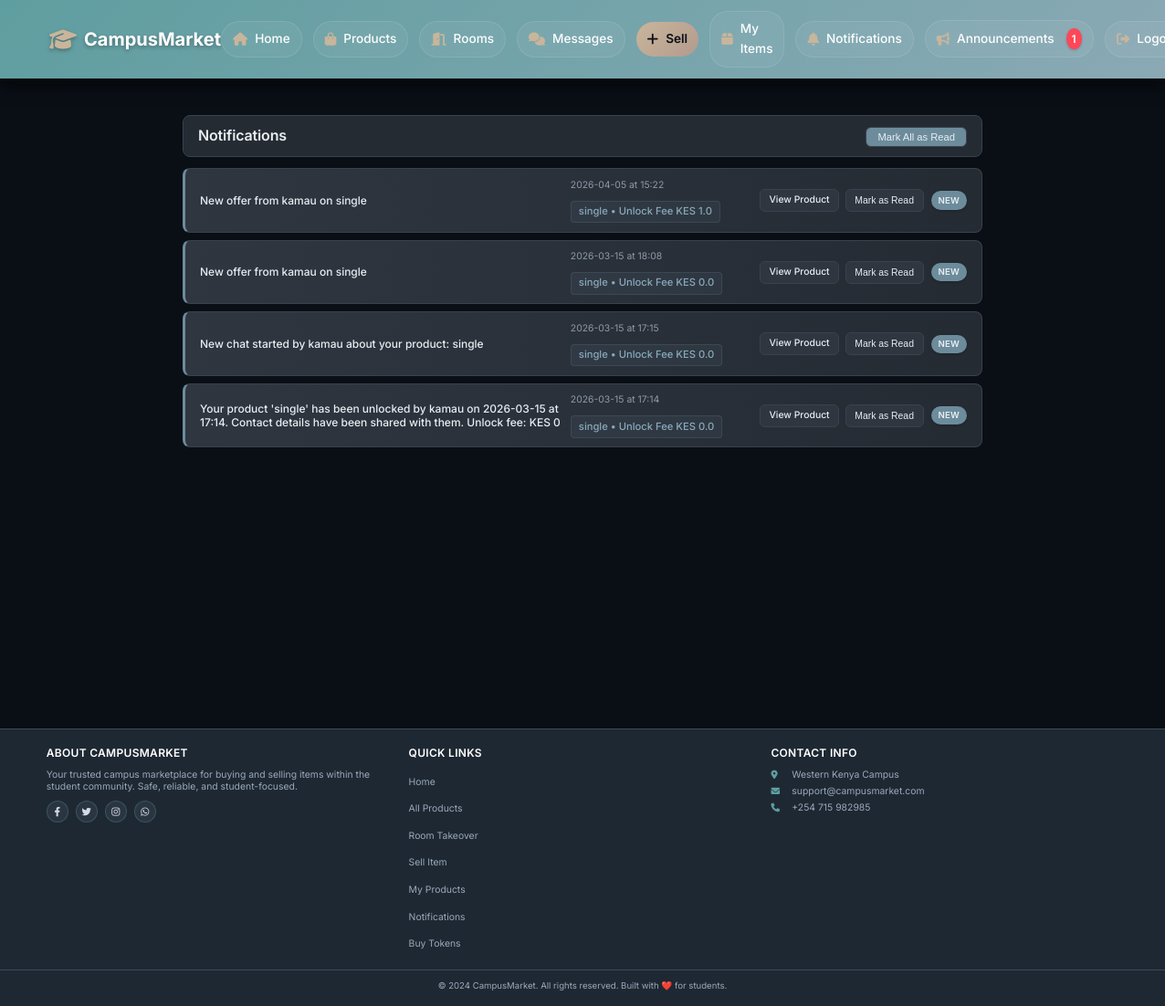
The page /notifications (signed in) on the database as committed earlier.
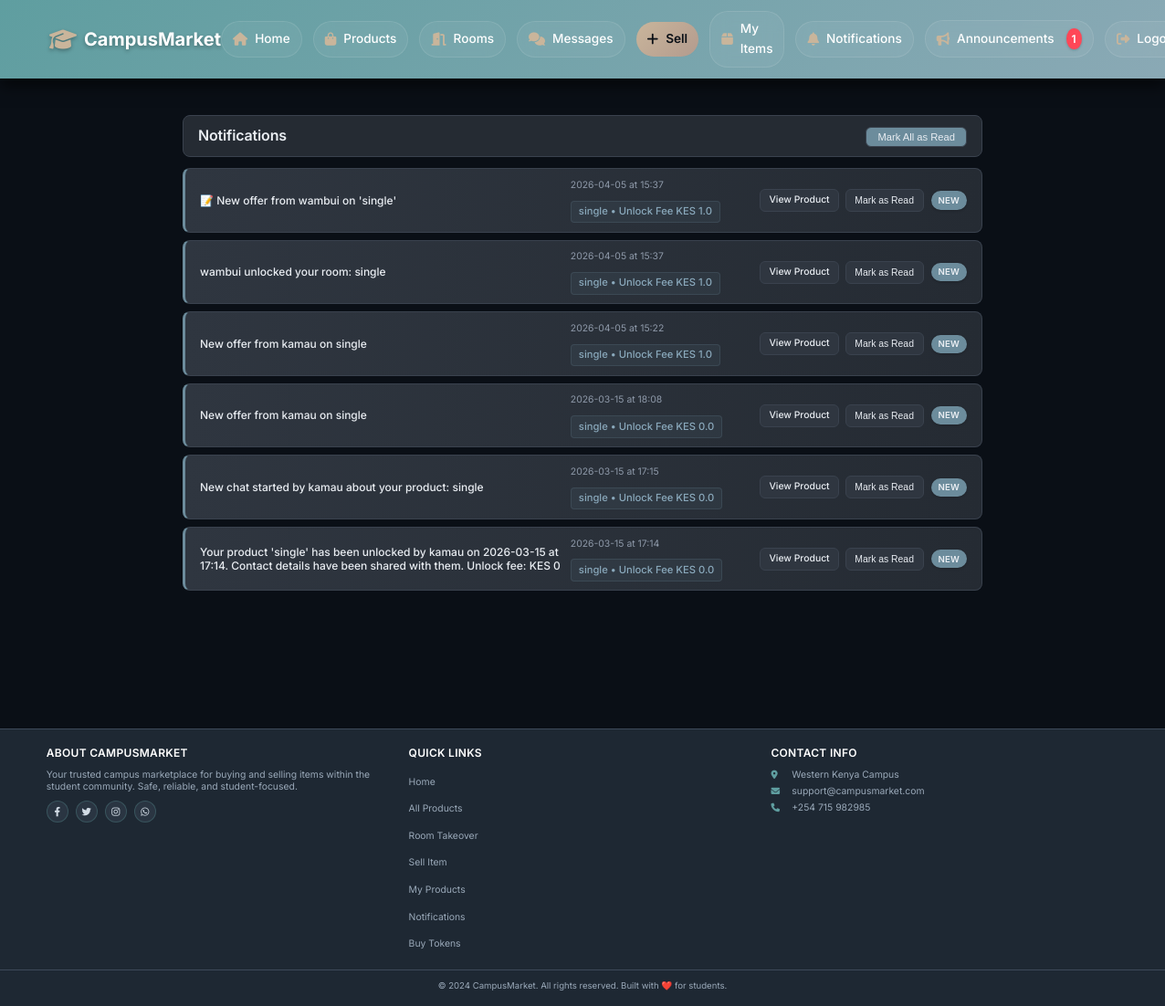
The same page on the database as committed later.
### app/models.py (models this page shows, shortened)
class Notification(db.Model):
    __tablename__ = 'notifications'
    id = db.Column(db.Integer, primary_key=True)
    user_id = db.Column(db.Integer, db.ForeignKey('users.id'), nullable=False)
    product_id = db.Column(db.Integer, db.ForeignKey('products.id'), nullable=False)
    unlock_id = db.Column(db.Integer, db.ForeignKey('product_unlocks.id'), nullable=False)
    message = db.Column(db.Text, nullable=False)
    is_read = db.Column(db.Boolean, default=False)
    created_at = db.Column(db.DateTime, default=datetime.utcnow)
    user = db.relationship('User', backref='notifications')
    product = db.relationship('Product', backref='notifications')
    unlock = db.relationship('ProductUnlock', backref='notification')

class Product(db.Model):
    __tablename__ = 'products'
    id = db.Column(db.Integer, primary_key=True)
    title = db.Column(db.String(100), nullable=False)
    description = db.Column(db.Text)
    price = db.Column(db.Float, nullable=False)
    condition = db.Column(db.String(20))
    contact_info = db.Column(db.Text)
    is_fast_moving = db.Column(db.Boolean, default=False)
    is_active = db.Column(db.Boolean, default=True)
    is_sold = db.Column(db.Boolean, default=False)
    Token = db.Column(db.Float, nullable=False)
    category_id = db.Column(db.Integer, db.ForeignKey('categories.id'), nullable=False)
    seller_id = db.Column(db.Integer, db.ForeignKey('users.id'), nullable=False)
    image_group_id = db.Column(db.Integer, db.ForeignKey('product_image_groups.id'), nullable=True)
    created_at = db.Column(db.DateTime, default=datetime.utcnow)
    updated_at = db.Column(db.DateTime, default=datetime.utcnow, onupdate=datetime.utcnow)
    hostel_name = db.Column(db.String(100), nullable=False, default='')
    location = db.Column(db.String(100), nullable=False, default='')
    leave_date = db.Column(db.DateTime, nullable=False, default=datetime.utcnow)
    room_type = db.Column(db.String(20), default='single')
    deposit = db.Column(db.Float, default=0)
    commission_percentage = db.Column(db.Float, default=0)
    is_commission_listing = db.Column(db.Boolean, default=False)
    status = db.Column(db.String(20), default='available')
    agreement_user_id = db.Column(db.Integer, db.ForeignKey('users.id'), nullable=True)
    agreement_expires_at = db.Column(db.DateTime, nullable=True)
    booked_at = db.Column(db.DateTime, nullable=True)
    total_unlocks = db.Column(db.Integer, default=0)
    last_interest_update = db.Column(db.DateTime, default=datetime.utcnow)
    payments = db.relationship('Payment', back_populates='product', lazy=True, cascade="all, delete-orphan")
    chats = db.relationship('Chat', back_populates='product', lazy=True, cascade='all, delete-orphan')
    offers = db.relationship('Offer', back_populates='product', lazy=True, cascade='all, delete-orphan')
    agreement_user = db.relationship('User', foreign_keys=[agreement_user_id])
    category = db.relationship('Category', back_populates='products')
    seller = db.relationship('User', foreign_keys=[seller_id], back_populates='products')
    image_group = db.relationship('ProductImageGroup', back_populates='product')

class ProductUnlock(db.Model):
    __tablename__ = 'product_unlocks'
    id = db.Column(db.Integer, primary_key=True)
    user_id = db.Column(db.Integer, db.ForeignKey('users.id'), nullable=False)
    product_id = db.Column(db.Integer, db.ForeignKey('products.id'), nullable=False)
    seller_id = db.Column(db.Integer, db.ForeignKey('users.id'), nullable=False)
    amount = db.Column(db.Float, nullable=False)
    phone_number = db.Column(db.String(20))
    checkout_request_id = db.Column(db.String(100), unique=True)
    merchant_request_id = db.Column(db.String(100))
    mpesa_receipt_number = db.Column(db.String(50))
    status = db.Column(db.String(20), default='pending')
    created_at = db.Column(db.DateTime, default=datetime.utcnow)
    completed_at = db.Column(db.DateTime)
    unlocked_at = db.Column(db.DateTime)
    user = db.relationship('User', foreign_keys=[user_id], backref='unlocked_products')
    product = db.relationship('Product', backref='unlocks')
    seller = db.relationship('User', foreign_keys=[seller_id], backref='buyer_unlocks')
    chat = db.relationship('Chat', back_populates='unlock', lazy=True, uselist=False)

### app/main/routes.py (the view)
@main_bp.route('/notifications')
@login_required
def notification():
    page = request.args.get('page', 1, type=int)
    per_page = 10
    notifications = Notification.query.filter_by(user_id=current_user.id)\
        .order_by(Notification.created_at.desc())\
        .paginate(page=page, per_page=per_page, error_out=False)
    print(f"Total notifications: {notifications.total}")
    print(f"Current page: {notifications.page}")
    print(f"Total pages: {notifications.pages}")
    for notification in notifications.items:
        print(f"Notification {notification.id}: {notification.message} - Read: {notification.is_read}")
    return render_template('main/notifications.html', notifications=notifications)

### app/templates/main/notifications.html (shortened to what this page needs)
{% extends "base.html" %}
{% block content %}
<div class="notifications-container">
    <div class="notifications-header">
        <h1>Notifications</h1>
        {% if notifications.items %}
        <form method="POST" action="{{ url_for('main.mark_all_notifications_read') }}" id="markAllForm">
            <button type="submit" class="mark-all-read-btn" id="markAllBtn">
                Mark All as Read
            </button>
        </form>
        {% endif %}
    </div>
    {% if notifications.items %}
        <div id="notificationsList">
            {% for notification in notifications.items %}
            <div class="notification-card {% if not notification.is_read %}unread{% endif %}"
                 data-notification-id="{{ notification.id }}"
                 data-read="{{ notification.is_read }}">
                <div class="notification-message">
                    {{ notification.message }}
                </div>
                <div class="notification-meta">
                    <div class="notification-time">
                        {{ notification.created_at.strftime('%Y-%m-%d at %H:%M') }}
                    </div>
                    {% if notification.product %}
                    <div class="notification-product">
                        {{ notification.product.title }} • Unlock Fee KES {{ notification.unlock.amount|default(5) }}
                    </div>
                    {% endif %}
                </div>
                <div class="notification-actions">
                    {% if notification.product %}
                    <a href="{{ url_for('products.view_product', product_id=notification.product.id) }}"
                       class="view-product-btn"
                       data-product-id="{{ notification.product.id }}">
                        View Product
                    </a>
                    {% endif %}
                    {% if not notification.is_read %}
                    <button type="button"
                            class="mark-read-btn"
                            data-notification-id="{{ notification.id }}">
                        Mark as Read
                    </button>
                    {% endif %}
                </div>
                {% if notification.is_read %}
                    <span class="badge read">Read</span>
                {% else %}
                    <span class="badge unread">New</span>
                {% endif %}
            </div>
            {% endfor %}
        </div>
    {% endif %}
</div>
{% endblock %}

### app/templates/base.html (shortened to what this page needs)
<!DOCTYPE html>
<html lang="en">
<head>
    <link href="https://cdnjs.cloudflare.com/ajax/libs/font-awesome/6.4.0/css/all.min.css" rel="stylesheet">
<link rel="stylesheet" href="{{ url_for('static', filename='css/main.css') }}">
<link rel="stylesheet" href="{{ url_for('static', filename='css/navigation.css') }}">
<link rel="stylesheet" href="{{ url_for('static', filename='css/components.css') }}">
<link rel="stylesheet" href="{{ url_for('static', filename='css/auth.css') }}">
<link rel="stylesheet" href="{{ url_for('static', filename='css/index.css') }}">
<link rel="stylesheet" href="{{ url_for('static', filename='css/responsive.css') }}">
<link rel="stylesheet" href="{{ url_for('static', filename='css/products.css') }}">
<link rel="stylesheet" href="{{ url_for('static', filename='css/create.css') }}">
<link rel="stylesheet" href="{{ url_for('static', filename='css/my_products.css') }}">
<link rel="stylesheet" href="{{ url_for('static', filename='css/buyer_contact.css') }}">
<link rel="stylesheet" href="{{ url_for('static', filename='css/edit_contact.css') }}">
<link rel="stylesheet" href="{{ url_for('static', filename='css/unlock.css') }}">
<link rel="stylesheet" href="{{ url_for('static', filename='css/notifications.css') }}">
<link rel="stylesheet" href="{{ url_for('static', filename='css/announcements.css') }}">
</head>
<body>
    <nav class="navbar">
        <div class="nav-container">
            <a href="{{ url_for('main.index') }}" class="logo">
                <i class="fas fa-graduation-cap"></i>
                <span>CampusMarket</span>
            </a>
            <div class="nav-links" id="navLinks">
                <a href="{{ url_for('main.index') }}">
                    <i class="fas fa-home"></i>Home
                </a>
                <a href="{{ url_for('products.all_products') }}">
                    <i class="fas fa-shopping-bag"></i>Products
                </a>
                <a href="{{ url_for('rooms.index') }}">
                    <i class="fas fa-door-open"></i>Rooms
                </a>
                {% if current_user.is_authenticated %}
                    <a href="{{ url_for('chat.index') }}" class="chat-link">
                        <i class="fas fa-comments"></i>Messages
                    </a>
                    <a href="{{ url_for('products.create_product') }}" class="sell-btn">
                        <i class="fas fa-plus"></i>Sell
                    </a>
                    <a href="{{ url_for('products.my_products_list') }}">
                        <i class="fas fa-box"></i>My Items
                    </a>
                    <a href="{{ url_for('main.notification') }}">
                        <i class="fas fa-bell"></i>Notifications
                    </a>
                    <a href="{{ url_for('announcements.index') }}">
                        <i class="fas fa-bullhorn"></i>Announcements
                        {% if announcement_count and announcement_count > 0 %}
                        <span class="badge" style="background: #ff4757; color: white; border-radius: 50%; padding: 2px 6px; font-size: 12px; margin-left: 5px;">{{ announcement_count }}</span>
                        {% endif %}
                    </a>
                    <a href="{{ url_for('auth.logout') }}">
                        <i class="fas fa-sign-out-alt"></i>Logout
                    </a>
                {% endif %}
            </div>
        </div>
    </nav>
    <div class="container">
        {% block content %}{% endblock %}
    </div>
    <footer class="footer">
        <div class="footer-content">
            <div class="footer-section">
                <h3>About CampusMarket</h3>
                <p>Your trusted campus marketplace for buying and selling items within the student community. Safe, reliable, and student-focused.</p>
                <div class="social-links">
                    <a href="#"><i class="fab fa-facebook-f"></i></a>
                    <a href="#"><i class="fab fa-twitter"></i></a>
                    <a href="#"><i class="fab fa-instagram"></i></a>
                    <a href="#"><i class="fab fa-whatsapp"></i></a>
                </div>
            </div>
            <div class="footer-section">
                <h3>Quick Links</h3>
                <ul class="footer-links">
                    <li><a href="{{ url_for('main.index') }}">Home</a></li>
                    <li><a href="{{ url_for('products.all_products') }}">All Products</a></li>
                    <li><a href="{{ url_for('rooms.index') }}">Room Takeover</a></li>
                    {% if current_user.is_authenticated %}
                        <li><a href="{{ url_for('products.create_product') }}">Sell Item</a></li>
                        <li><a href="{{ url_for('products.my_products_list') }}">My Products</a></li>
                        <li><a href="{{ url_for('main.notification') }}">Notifications</a></li>
                        <li><a href="{{ url_for('products.my_products_list') }}">Buy Tokens</a></li>
                    {% else %}
                        <li><a href="{{ url_for('auth.register') }}">Register</a></li>
                        <li><a href="{{ url_for('auth.login') }}">Login</a></li>
                    {% endif %}
                </ul>
            </div>
            <div class="footer-section">
                <h3>Contact Info</h3>
                <p><i class="fas fa-map-marker-alt"></i> Western Kenya Campus</p>
                <p><i class="fas fa-envelope"></i> support@campusmarket.com</p>
                <p><i class="fas fa-phone"></i> +254 715 982985</p>
            </div>
        </div>
        <div class="footer-bottom">
            <p>&copy; 2024 CampusMarket. All rights reserved. Built with ❤️ for students.</p>
        </div>
    </footer>
</html>

Rows that differ between the two databases and show on the page:
added Notification: message "📝 New offer from wambui on 'single'", created_at "2026-04-05 at 15:37", product "single", unlock.amount "1.0", is_read "NEW"
added Notification: message "wambui unlocked your room: single", created_at "2026-04-05 at 15:37", product "single", unlock.amount "1.0", is_read "NEW"
